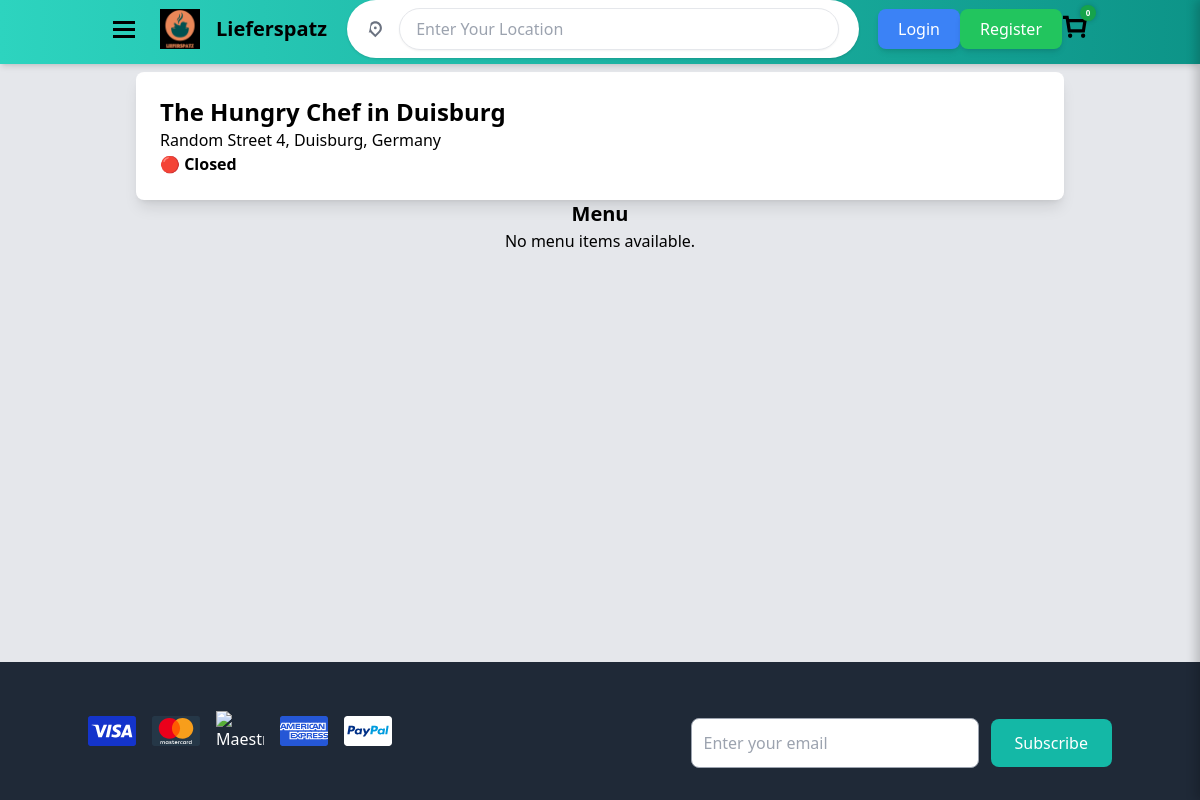
Page /restaurant/4 on the committed database.
### models.py (models this page shows, shortened)
class Restaurant(db.Model):
    id = db.Column(db.Integer, primary_key=True)
    user_id = db.Column(db.Integer, db.ForeignKey("user.id"), nullable=False, unique=True)
    name = db.Column(db.String(150), nullable=False)
    address = db.Column(db.String(255), nullable=False)
    city = db.Column(db.String(100), nullable=False)
    image_url = db.Column(db.String(255))
    description = db.Column(db.Text)
    rating = db.Column(db.Integer, default=0, nullable=False)
    user = db.relationship("User", backref="restaurant", uselist=False)

### app.py (the view)
@app.route("/restaurant/<int:restaurant_id>")
def restaurant_menu_page(restaurant_id):
    restaurant = Restaurant.query.get_or_404(restaurant_id)
    menu_items = Item.query.filter_by(restaurant_id=restaurant_id).all()
    menu = {}
    for item in menu_items:
        category_name = item.category.name if item.category else "Uncategorized"
        if category_name not in menu:
            menu[category_name] = []
        menu[category_name].append(item)
    return render_template("menu.html", restaurant=restaurant, menu=menu, menu_items=menu_items)

### app.py (called while the page is built)
@app.before_request
def make_session_permanent():
    session.permanent = False  # Ensure sessions expire on logout

@app.context_processor
def inject_cart_count():
    cart = session.get("cart", {})
    cart_count = sum(item["quantity"] for item in cart.values()) if cart else 0
    return dict(cart_count=cart_count)

### templates/menu.html (shortened to what this page needs)
{% extends "base.html" %}
{% block content %}
<div class="container mx-auto p-6">
    <div class="bg-white shadow-lg rounded-lg p-6 w-full mt-4">
        <h2 class="text-2xl font-bold">{{ restaurant.name }}</h2>
        <p class="text-gray-600 text-md">{{ restaurant.address }}</p>
        <p class="mt-2">
            {% if restaurant.is_open %}
                <span class="text-green-500 font-bold">🟢 Open</span>
            {% else %}
                <span class="text-red-500 font-bold">🔴 Closed</span>
            {% endif %}
        </p>
    </div>
    <div class="mt-8">
        <h2 class="text-center text-xl font-bold border-b pb-3">Menu</h2>
        {% if menu_items %}
            {% for category, items in menu.items() %}
            <div class="menu-category mb-8 bg-gray-100 p-6 rounded-lg shadow">
                <h3 class="text-2xl font-semibold border-b pb-3">{{ category }}</h3>
                <div class="mt-4 space-y-6">
                    {% for item in items %}
                    <div class="menu-item flex justify-between items-center bg-white shadow-md rounded-lg p-5 border border-gray-300">
                        <div class="flex-1">
                            <h4 class="text-lg font-bold">{{ item.name }}</h4>
                            <p class="text-gray-600 text-sm">{{ item.description or "Delicious meal, freshly prepared!" }}</p>
                            <p class="font-semibold text-teal-600 mt-1">${{ "%.2f"|format(item.price) }}</p>
                            <button class="mt-3 px-5 py-2 bg-teal-600 text-white rounded-lg shadow-md hover:bg-teal-700 transition" onclick="addToCart({{ item.id }})">
                                Add to Cart
                            </button>
                        </div>
                        <img src="{{ item.image_url or '/static/images/default_dish.png' }}" alt="{{ item.name }}" class="w-24 h-24 object-cover rounded-lg">
                    </div>
                    {% endfor %}
                </div>
            </div>
            {% endfor %}
        {% else %}
            <p class="text-center text-gray-600">No menu items available.</p>
        {% endif %}
    </div>
</div>
{% endblock %}

### rows in the picture
Restaurant: name "The Hungry Chef in Duisburg", address "Random Street 4, Duisburg, Germany"
